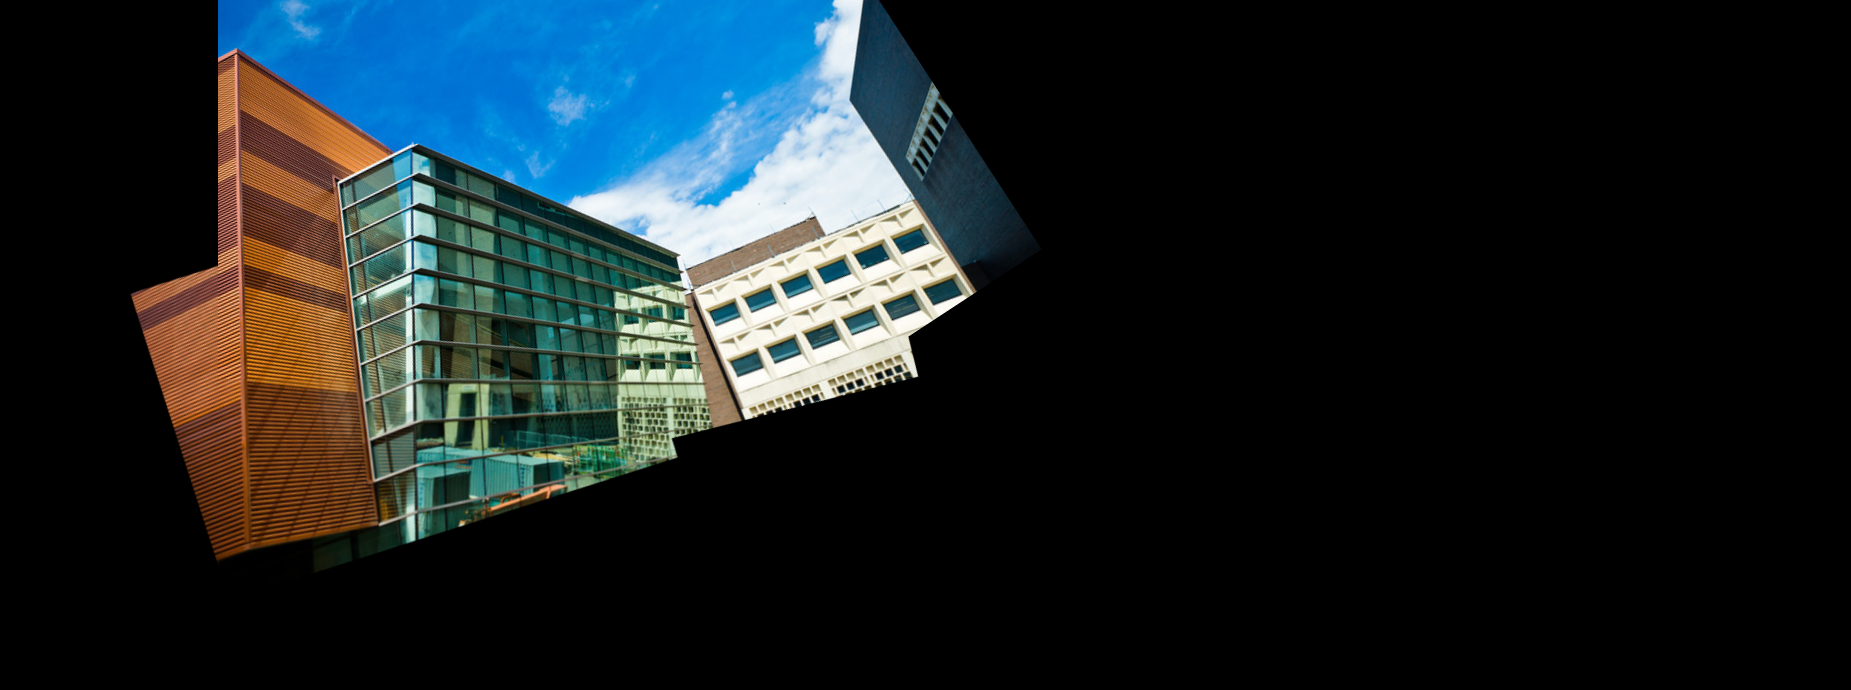

This chart was generated by the following Python code:
# 1. Only add your code inside the function (including newly improted packages).
#  You can design a new function and call the new function in the given functions.
# 2. For bonus: Give your own picturs. If you have N pictures, name your pictures such as ["t3_1.png", "t3_2.png", ..., "t3_N.png"], and put them inside the folder "images".
# 3. Not following the project guidelines will result in a 10% reduction in grades

import cv2
import numpy as np
# import matplotlib.pyplot as plt
import json

def dist(a, b):
    return np.sqrt(sum(np.square(a-b)))

def overlap(descrip_1, descrip_2, descrip_3, descrip_4):
    d = []
    dictionary_of_descrip = {1:descrip_1, 2:descrip_2, 3:descrip_3, 4:descrip_4}
    g=1
    while(g<5):
        dd1 = dictionary_of_descrip[g]
        o=1
        while(o<5):
            dd2 = dictionary_of_descrip[o]
            c = 0
            i=0
            while(i<len((dd1) - 150)):
                k=0
                while(k<len((dd2) - 150)):
                    descrip = dist(dd1[i], dd2[k])
                    if descrip < 100:
                        c = c + 1
                    k+=1
                i+=1
            o+=1
            if c < 2:
                d.append(0)
            else:
                d.append(1)
        g+=1
    overlap_arr = np.array(d)
    return overlap_arr

def stitch(imgmark, N=4, savepath=''): #For bonus: change your input(N=*) here as default if the number of your input pictures is not 4.
    "The output image should be saved in the savepath."
    "The intermediate overlap relation should be returned as NxN a one-hot(only contains 0 or 1) array."
    "Do NOT modify the code provided."
    imgpath = [f'./images/{imgmark}_{n}.png' for n in range(1, N+1)]
    imgs = []
    for ipath in imgpath:
        img = cv2.imread(ipath)
        imgs.append(img)
    "Start you code here"

    detector = cv2.xfeatures2d.SIFT_create(400)
    key_pt_1, descrip_1 = detector.detectAndCompute(imgs[0], None)
    key_pt_2, descrip_2 = detector.detectAndCompute(imgs[1], None)
    key_pt_3, descrip_3 = detector.detectAndCompute(imgs[2], None)
    key_pt_4, descrip_4 = detector.detectAndCompute(imgs[3], None)
    c = 0
    indexdes_1 = []
    indexdes_2 = []

    i=0
    while(i<len(descrip_1)):
        j=0
        while(j<len(descrip_2)):
            descrip = dist(descrip_1[i], descrip_2[j])
            if descrip >= 70:
                pass
            else:
                c = c + 1
                indexdes_1.append(i)
                indexdes_2.append(j)
            j+=1
        i+=1

    keypt1_1 = []
    keypt2_2 = []
    keypt1_l = []
    keypt2_l = []

    i=0
    while(i<len(indexdes_1)):
        keypt1_l.append(key_pt_1[indexdes_1[i]].pt)
        keypt1_1.append(key_pt_1[indexdes_1[i]])
        i+=1

    r=0
    while(r<len(indexdes_2)):
        keypt2_l.append(key_pt_2[indexdes_2[r]].pt)
        keypt2_2.append(key_pt_2[indexdes_2[r]])
        r+=1

    sourcepoints = np.float32(keypt1_l).reshape(-1, 1, 2)
    destinationpoints = np.float32(keypt2_l).reshape(-1, 1, 2)

    homo, stat = cv2.findHomography(sourcepoints, destinationpoints, cv2.RANSAC, 5.0)

    pts0 = np.array([[0, 0], [0, imgs[0].shape[0]], [imgs[0].shape[1], imgs[0].shape[0]], [imgs[1].shape[1], 0]], dtype=np.float32)
    pts0 = pts0.reshape((-1, 1, 2))
    pts1 = np.array([[0, 0], [0, imgs[1].shape[0]], [imgs[1].shape[1], imgs[1].shape[0]], [imgs[1].shape[1], 0]], dtype=np.float32)
    pts1 = pts1.reshape((-1, 1, 2))
    pts2 = cv2.perspectiveTransform(pts1, homo)

    pts = np.concatenate((pts0, pts2), axis=0)
    [minimum_x, minimum_y] = np.int32(pts.min(axis=0).ravel() - 0.6)
    [maximum_x, maximum_y] = np.int32(pts.max(axis=0).ravel() + 0.6)
    homo_translation = np.array([[1, 0, -minimum_x], [0, 1, -minimum_y], [0, 0, 1]])
    homof = homo_translation.dot(homo)

    op = cv2.warpPerspective(imgs[0], homof, (maximum_x - minimum_x, maximum_y - minimum_y))
    op[abs(minimum_y):imgs[1].shape[0] + abs(minimum_y), abs(minimum_x): imgs[1].shape[1] + abs(minimum_x)] = imgs[1]

    key_pt_5, descrip_5 = detector.detectAndCompute(op, None)
    indexdes_3 = []
    indexdes_4 = []

    i=0
    while(i<len(descrip_5)):
        k=0
        while(k<len(descrip_3)):
            descrip = dist(descrip_5[i], descrip_3[k])
            if descrip >= 150:
                pass
            else:
                c = c + 1
                indexdes_4.append(i)
                indexdes_3.append(k)
            k+=1
        i+=1

    keypt3_l = []
    keypt4_l = []

    i=0
    while(i<len(indexdes_4)):
        keypt4_l.append(key_pt_5[indexdes_4[i]].pt)
        i+=1

    r=0
    while(r<len(indexdes_3)):
        keypt3_l.append(key_pt_3[indexdes_3[r]].pt)
        r+=1

    sourcepoints = np.float32(keypt4_l).reshape(-1, 1, 2)
    destinationpoints = np.float32(keypt3_l).reshape(-1, 1, 2)

    homo, stat = cv2.findHomography(sourcepoints, destinationpoints, cv2.RANSAC, 5.0)
    pts0 = np.array([[0, 0], [0, op.shape[0]], [op.shape[1], op.shape[0]], [imgs[2].shape[1], 0]], dtype=np.float32)
    pts0 = pts0.reshape((-1, 1, 2))
    pts1 = np.array([[0, 0], [0, imgs[2].shape[0]], [imgs[2].shape[1], op.shape[0]], [imgs[2].shape[1], 0]], dtype=np.float32)
    pts1 = pts1.reshape((-1, 1, 2))
    pts2 = cv2.perspectiveTransform(pts1, homo)

    pts = np.concatenate((pts0, pts2), axis=0)
    [minimum_x, minimum_y] = np.int32(pts.min(axis=0).ravel() - 0.6)
    [maximum_x, maximum_y] = np.int32(pts.max(axis=0).ravel() + 0.6)
    homo_translation = np.array([[1, 0, -minimum_x], [0, 1, -minimum_y], [0, 0, 1]])
    homof = homo_translation.dot(homo)

    op1 = cv2.warpPerspective(op, homof, (maximum_x - minimum_x, maximum_y - minimum_y))
    op1[abs(minimum_y):abs(imgs[2].shape[0]) + abs(minimum_y), abs(minimum_x): abs(imgs[2].shape[1]) + abs(minimum_x)] = imgs[2]

    key_pt_6, descrip_6 = detector.detectAndCompute(op1, None)
    indexdes_5 = []
    indexdes_6 = []

    i=0
    while(i<len(descrip_6)):
        k=0
        while(k<len(descrip_4)):
            descrip = dist(descrip_6[i], descrip_4[k])
            if descrip >= 150:
                pass
            else:
                c = c + 1
                indexdes_6.append(i)
                indexdes_5.append(k)
            k+=1
        i+=1

    keypt5_l = []
    keypt6_l = []

    i=0
    while(i<len(indexdes_6)):
        keypt6_l.append(key_pt_6[indexdes_6[i]].pt)
        i+=1

    r=0
    while(r<len(indexdes_5)):
        keypt5_l.append(key_pt_4[indexdes_5[r]].pt)
        r+=1

    sourcepoints = np.float32(keypt6_l).reshape(-1, 1, 2)
    destinationpoints = np.float32(keypt5_l).reshape(-1, 1, 2)

    homo, stat = cv2.findHomography(sourcepoints, destinationpoints, cv2.RANSAC, 5.0)
    pts0 = np.array([[0, 0], [0, op1.shape[0]], [op1.shape[1], op1.shape[0]], [imgs[3].shape[1], 0]], dtype=np.float32)
    pts0 = pts0.reshape((-1, 1, 2))
    pts1 = np.array([[0, 0], [0, imgs[3].shape[0]], [imgs[3].shape[1], op1.shape[0]], [imgs[3].shape[1], 0]], dtype=np.float32)
    pts1 = pts1.reshape((-1, 1, 2))
    pts2 = cv2.perspectiveTransform(pts1, homo)

    pts = np.concatenate((pts0, pts2), axis=0)
    [minimum_x, minimum_y] = np.int32(pts.min(axis=0).ravel() - 0.6)
    [maximum_x, maximum_y] = np.int32(pts.max(axis=0).ravel() + 0.6)
    homo_translation = np.array([[1, 0, -minimum_x], [0, 1, -minimum_y], [0, 0, 1]])
    homof = homo_translation.dot(homo)

    op2 = cv2.warpPerspective(op1, homof, (maximum_x - minimum_x, maximum_y - minimum_y))
    op2[abs(minimum_y):imgs[3].shape[0] + abs(minimum_y), abs(minimum_x): imgs[3].shape[1] + abs(minimum_x)] = imgs[3]

    cv2.imwrite(savepath, op2)

    overlap_arr = overlap(descrip_1, descrip_2, descrip_3, descrip_4)
    return overlap_arr

if __name__ == "__main__":
    #task2
    overlap_arr = stitch('t2', N=4, savepath='task2.png')
    with open('t2_overlap.txt', 'w') as outfile:
        json.dump(overlap_arr.tolist(), outfile)

    # bonus
    # overlap_arr2 = stitch('t3', N=4, savepath='task3.png')
    # with open('t3_overlap.txt', 'w') as outfile:
    #     json.dump(overlap_arr2.tolist(), outfile)
